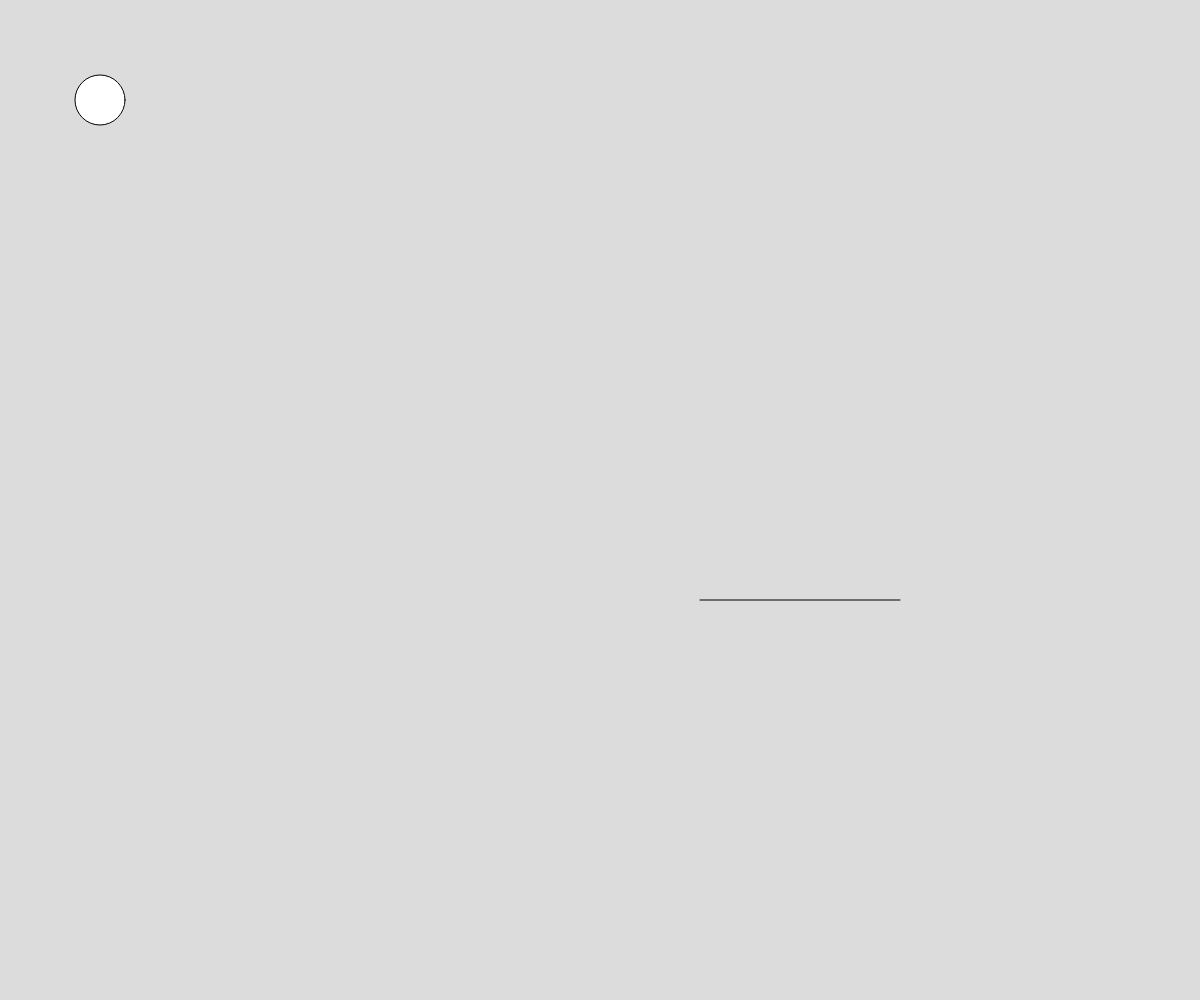
Frame 1 (no input)
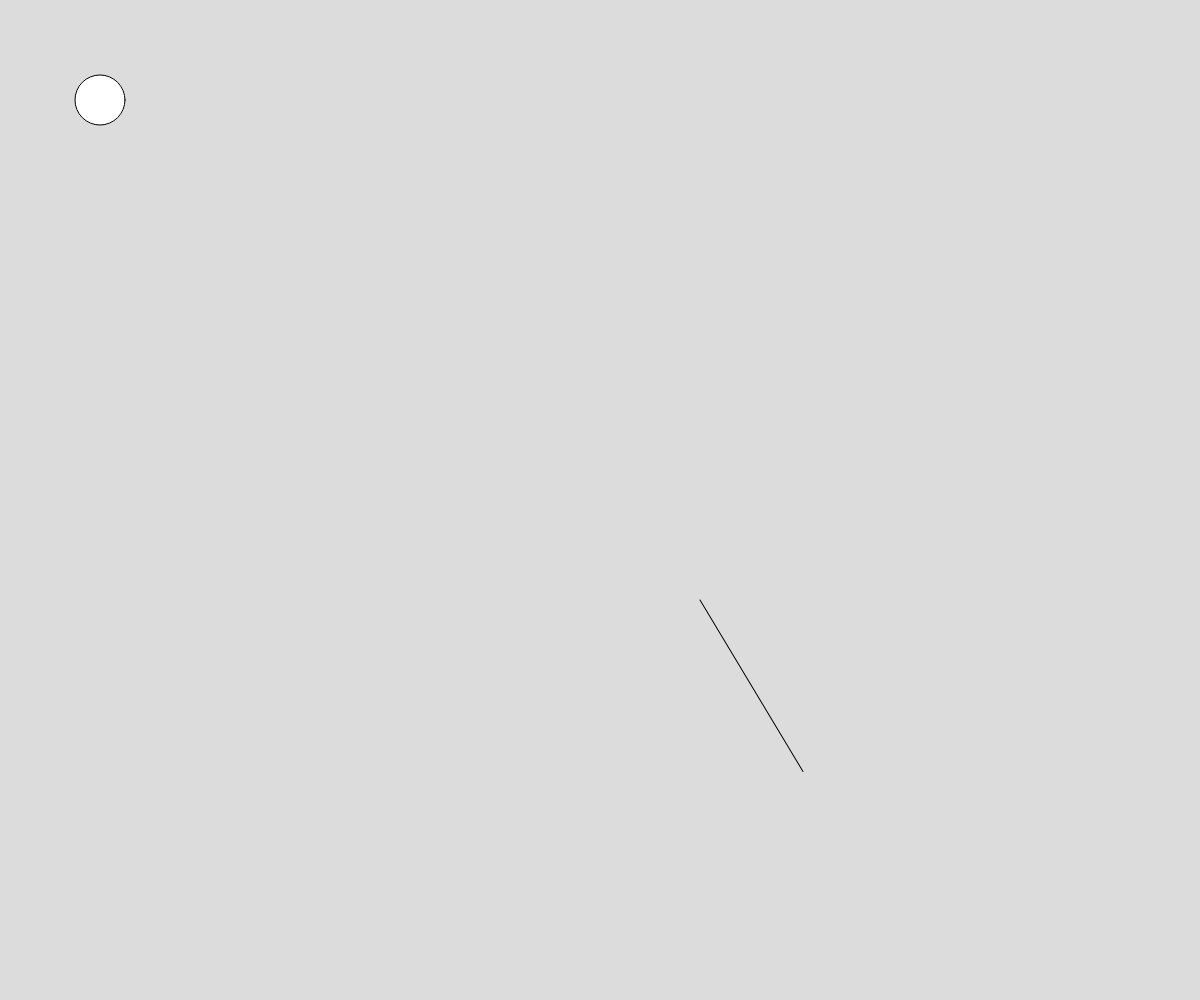
Frame 60 (no input)
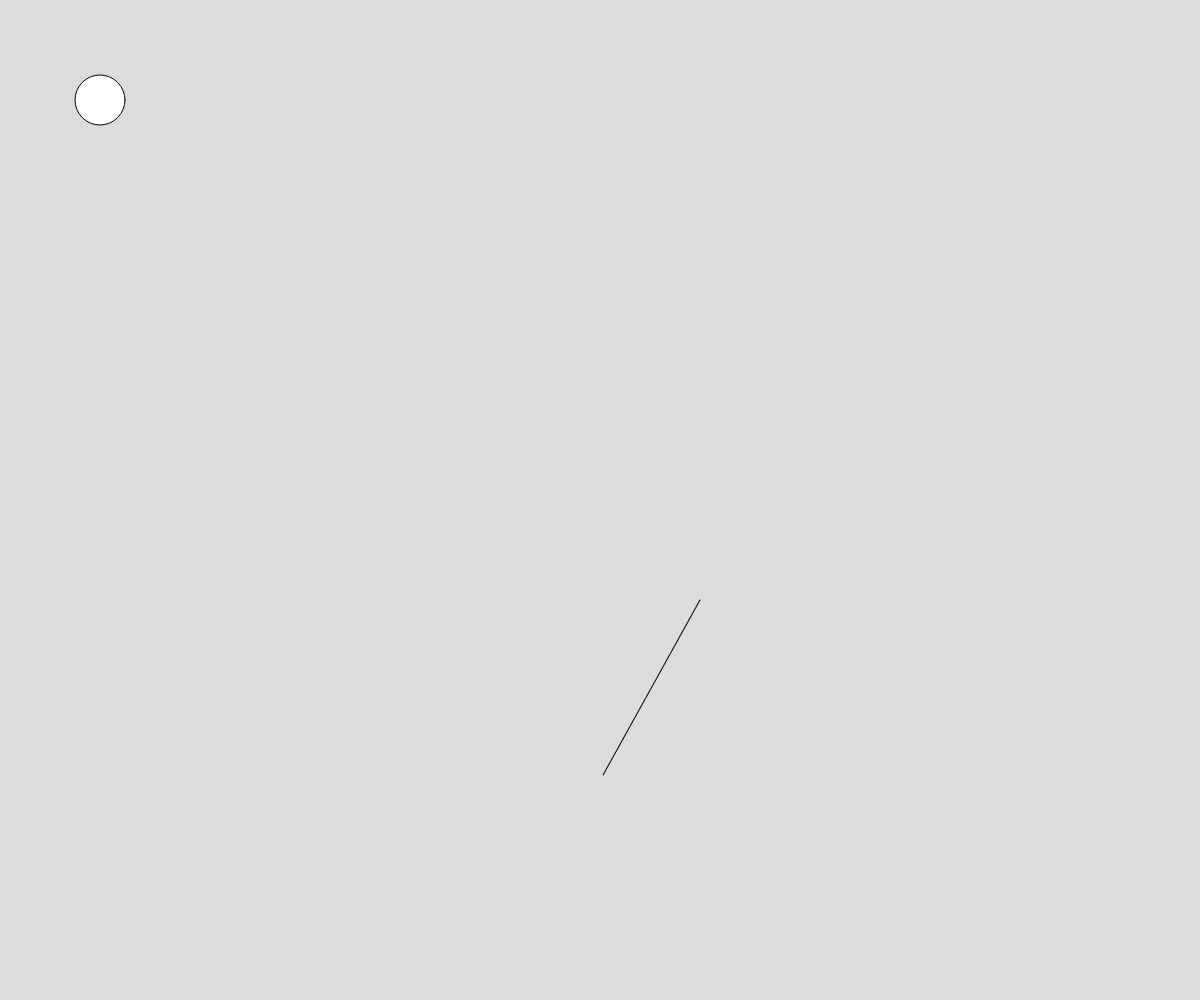
Frame 120 (the mouse pressed at the canvas centre since frame 60)

The p5.js sketch that drew these frames (run headless with seeded random() and noise() and a simulated clock; from frame 60 on, the mouse is pressed at the canvas centre):

// p5.js sketch
// ── sketch.js
function setup() {
  createCanvas(windowWidth, windowHeight);
  angleMode(DEGREES);
}

let r = 0;
let x = 0, y = 0;
let xV = 1, yV = 1, rV = 1;

function draw() {
  background(220);

  translate(100, 100); // Moves canvas origin to (100, 100)
  ellipse(0, 0, 50); // Moves elipse to top-left corner

  //push(); // Isolates the following transformations
    // translate(100, 100); 
    // ellipse(0, 0, 50); 
    // translate(100, 100); 
    // ellipse(0, 0, 50); 
    // translate(100, 100); 
    // ellipse(0, 0, 50); 
    // translate(100, 100); 
    // ellipse(0, 0, 50); 
    // translate(100, 100); 
    // ellipse(0, 0, 50); 
  //pop();// Restores the previous transformation state

  //Functions accumulate on top of eachother and are applied in order. Duplicate transformations will compound. 
  translate (width/2, height/2);
  rotate(r);
  line(0, 0, 200, 0);
  
  push ();
    r ++;

    x++

    y++;
  pop ();

}

function mousePressed() {
  //xV = -xV;
  //yV = -yV;

  xV = -xV;
  yV = -yV;
  rV = -rV;

}
//Say translate before rotate if you want object to stay at origin and rotate around vs the whole canvas rotating around the origin
